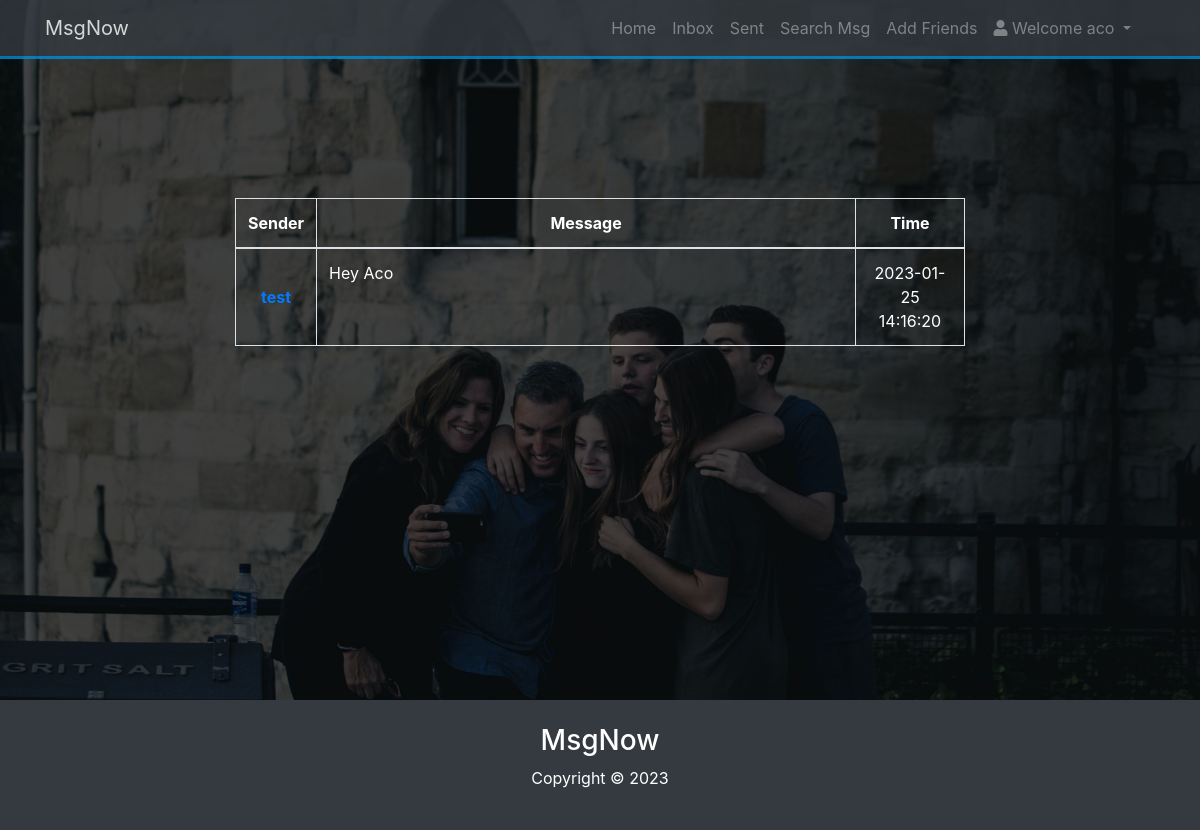
The page /message_from_inbox.php?id=25 (signed in) on the database its author committed.
### tables this page shows
CREATE TABLE IF NOT EXISTS `msg` (
  `id` int(11) NOT NULL AUTO_INCREMENT,
  `sender` varchar(100) NOT NULL,
  `recipient` varchar(100) NOT NULL,
  `msg_text` varchar(100) NOT NULL,
  `time` timestamp NOT NULL DEFAULT CURRENT_TIMESTAMP,
  `sent_msg` tinyint(4) NOT NULL DEFAULT '0',
  `read_msg` tinyint(4) NOT NULL DEFAULT '0',
  PRIMARY KEY (`id`),
  KEY `sender` (`sender`),
  KEY `recipient` (`recipient`)
);

### includes/database.php (called while the page is built, shortened)
<?php
class Database {
    public function __construct($host = DB_HOST,$user = DB_USER,$password = DB_PASS,$base = DB_NAME)
    {
        try{
        $this->conn = new PDO("mysql:host=$host;dbname=$base",$user,$password);
        } catch (PDOException $ex){
            echo "Connection failed: " . $ex->getMessage();
        }
    }
}
$database = new Database();
?>

### includes/user.php (called while the page is built, shortened)
<?php
class User {
    public $database;
    public function __construct($data_base)
    {
        $this->database = $data_base;
    }
    public function messages_for_current_user_with_pagination($query,$query_variable){
        $stmt = $this->database->conn->prepare($query);
        $stmt->execute(array($query_variable));
        $row = $stmt->fetchAll();
        $total_entries = count($row);
        $perPage = 2;
        if (isset($_GET['page'])) {
            $page = preg_replace('/[^0-9]/', '', $_GET['page']);
        } else {
            $page = 1;
        }
        if($total_entries!==0) {
            $lastPage = ceil($total_entries / $perPage);
            $middleNumbers = '';
            $sub1 = $page - 1;
            $add1 = $page + 1;
            if ($page == 1) {
                $middleNumbers .= '<li class="page-item active"><a class="page-link">' . $page . '</a></li>';
                $middleNumbers .= '<li class="page-item"><a class="page-link" href="' . $_SERVER['PHP_SELF'] . '?page=' . $add1 . '">' . $add1 . '</a></li>';
            } elseif ($page == $lastPage) {
                $middleNumbers .= '<li class="page-item"><a class="page-link" href="' . $_SERVER['PHP_SELF'] . '?page=' . $sub1 . '">' . $sub1 . '</a></li>';
                $middleNumbers .= '<li class="page-item active"><a class="page-link">' . $page . '</a></li>';
            }
            $limit = 'LIMIT ' . ($page - 1) * $perPage . ',' . $perPage;
            try{
                $stmt2 = $this->database->conn->prepare($query .' '. $limit);
                $stmt2->execute(array($query_variable));
                $row = $stmt2->fetchAll();
                return $row;
            }catch (PDOException $e) {
                echo "Error: " . $e->getMessage();
            }
        }
    }
}
?>

### message_from_inbox.php (the view, shortened to what this page needs)
<?php include ("includes/home_header.php");?>
<?php
$user = new User($database);
$message_id = $_GET['id'];
$result_array = $user->messages_for_current_user_with_pagination('SELECT id,sender,msg_text,time,read_msg FROM msg WHERE id = ? ORDER BY time DESC',$message_id);
?>
<table class='table table-bordered mt-5'>
    <thead>
    <tr>
        <th class='text-center align-middle' style="width: 10%">Sender</th>
        <th class='text-center align-middle' style="width: 75%">Message</th>
        <th class='text-center align-middle' style="width: 15%">Time</th>
    </tr>
    </thead>
    <?php
    foreach ($result_array as $msg){
        ?>
        <tbody>
        <tr>
            <td class='text-center align-middle'><strong><a href='thread_from_inbox.php?friend=<?php echo $msg->sender; ?>'><?php echo $msg->sender; ?></a></strong></td>
            <td ><?php echo $msg->msg_text; ?></td>
            <td class='text-center align-middle'><?php echo $msg->time; ?></td>
        </tr>
        </tbody>
        <?php
    }
    ?>
</table>
<?php include("includes/home_footer.php"); ?>

### css/style.css (style rules this page uses)
body { background: #333; color: #fff; }

### rows shown on the page
msg: sender "test", msg_text "Hey Aco", time "2023-01-25 14:16:20"

### other values the page prints
$_SESSION['username'] "aco"
